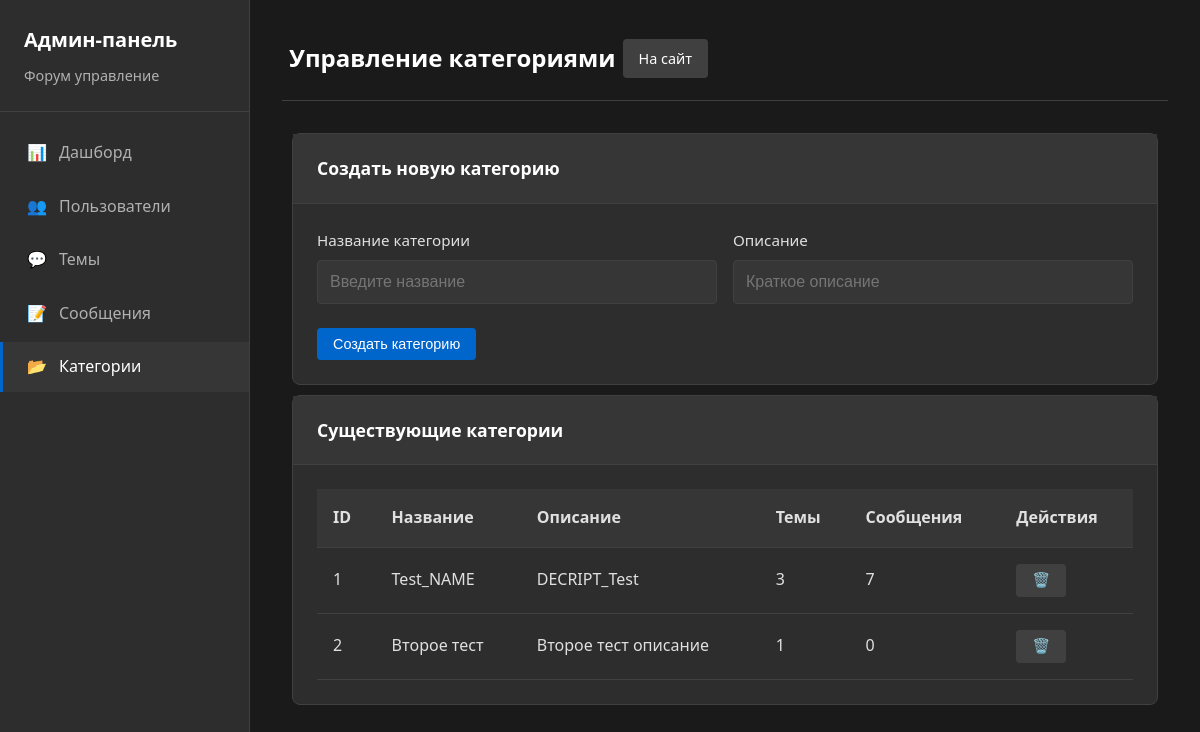
Page /admin/categories (signed in) on the earlier database version.
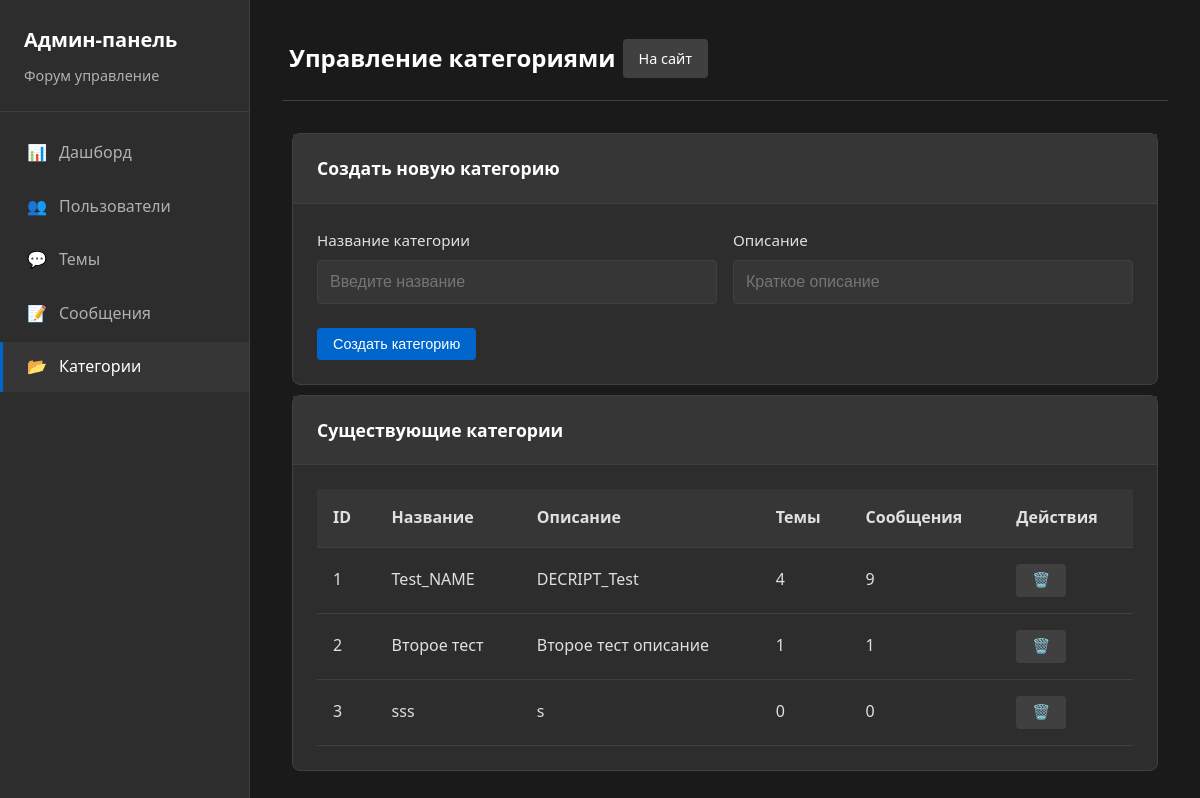
Same page on the later database version.
### app3.py (models this page shows, shortened)
class Category(db.Model):
    __tablename__ = 'categories'
    id = db.Column(db.Integer, primary_key=True)
    user_id = db.Column(db.Integer, db.ForeignKey('users.id'), nullable=False)
    name = db.Column(db.String(100), nullable=False)
    description = db.Column(db.Text)
    created_at = db.Column(db.DateTime, default=datetime.now().replace(microsecond=0))
    topics = db.relationship('Topic', backref='category', lazy=True, cascade='all, delete-orphan')

### app3.py (the view, shortened to what this page needs)
@app.route('/admin/categories', methods=['GET', 'POST'])
@admin_required
def admin_categories():
    categories = Category.query.all()
    for categories_id in categories:
        categories_id.topic_count = len(Topic.query.filter(Topic.category_id==categories_id.id).all())
        post_all = Topic.query.filter(Topic.category_id==categories_id.id).all()
        categories_id.post_count = 0
        for post_id in post_all:
            number = len(Post.query.filter(Post.topic_id==post_id.id).all())
            categories_id.post_count = categories_id.post_count + number
    return render_template('admin/admin_categories.html', categories=categories)

### app3.py (called while the page is built)
def admin_required(f):
    @wraps(f)
    def decorated_function(*args, **kwargs):
        if 'user_id' not in session:
            print('Не зашел')
            return redirect(url_for('index'))
        admin = User.query.get(1)
        if admin.username == session['username']:
            session['admin'] = True
        else:
            print(admin)
            print('Не админ')
            return redirect(url_for('index'))
        return f(*args, **kwargs)
    return decorated_function

### templates/admin/admin_categories.html (shortened to what this page needs)
{% extends "admin/admin_base.html" %}
{% block admin_page_title %}Управление категориями{% endblock %}
{% block admin_content %}
<div class="admin-card">
    <div class="admin-card-header">
        <h3 class="admin-card-title">Создать новую категорию</h3>
    </div>
    <div class="admin-card-body">
        <form method="POST">
            <div class="flex gap-4">
                <div style="flex: 1;">
                    <div class="admin-form-group">
                        <label class="admin-form-label">Название категории</label>
                        <input type="text" class="admin-form-input" placeholder="Введите название", name='name'>
                    </div>
                </div>
                <div style="flex: 1;">
                    <div class="admin-form-group">
                        <label class="admin-form-label">Описание</label>
                        <input type="text" class="admin-form-input" placeholder="Краткое описание", name='description'>
                    </div>
                </div>
            </div>
            <div class="flex gap-2">
                <button type="submit" class="btn btn-primary">Создать категорию</button>
            </div>
        </form>
    </div>
</div>
<div class="admin-card">
    <div class="admin-card-header">
        <h3 class="admin-card-title">Существующие категории</h3>
    </div>
    <div class="admin-card-body">
        <table class="admin-table">
            <thead>
                <tr>
                    <th>ID</th>
                    <th>Название</th>
                    <th>Описание</th>
                    <th>Темы</th>
                    <th>Сообщения</th>
                    <th>Действия</th>
                </tr>
            </thead>
            <tbody>
                {% for category in categories %}
                <tr>
                    <td>{{ category.id }}</td>
                    <td>
                        <a href="#" style="color: #e0e0e0; text-decoration: none;">
                            {{ category.name }}
                        </a>
                    </td>
                    <td>{{ category.description }}</td>
                    <td>{{ category.topic_count }}</td>
                    <td>{{ category.post_count }}</td>
                    <td>
                        <div class="admin-table-actions">
                                        <form method="POST" style="display: inline;">
                                            <button class='btn' type="submit" class="btn btn-danger"
                                                    onclick="return confirm('Удалить категорию: {{ category.id }}?')">🗑️</button>
                                        </form>
                        </div>
                    </td>
                </tr>
                {% endfor %}
            </tbody>
        </table>
    </div>
</div>
{% endblock %}

### templates/admin/admin_base.html (shortened to what this page needs)
<!DOCTYPE html>
<html lang="ru">
<head>
    <link rel="stylesheet" href="{{ url_for('static', filename='css/styles.css') }}">
    <link rel="stylesheet" href="{{ url_for('static', filename='css/admin.css') }}">
</head>
<body>
    <div class="admin-container">
        <aside class="admin-sidebar" id="adminSidebar">
            <div class="admin-sidebar-header">
                <div class="admin-sidebar-title">Админ-панель</div>
                <div class="admin-sidebar-subtitle">Форум управление</div>
            </div>
            <nav>
                <ul class="admin-nav">
                    <li class="admin-nav-item">
                        <a href="{{ url_for('admin_dashboard') }}" class="admin-nav-link {% if request.endpoint == 'admin_dashboard' %}active{% endif %}">
                            <span class="admin-nav-icon">📊</span>
                            Дашборд
                        </a>
                    </li>
                    <li class="admin-nav-item">
                        <a href="{{ url_for('admin_users') }}" class="admin-nav-link {% if request.endpoint == 'admin_users' %}active{% endif %}">
                            <span class="admin-nav-icon">👥</span>
                            Пользователи
                        </a>
                    </li>
                    <li class="admin-nav-item">
                        <a href="{{ url_for('admin_topics') }}" class="admin-nav-link {% if request.endpoint == 'admin_topics' %}active{% endif %}">
                            <span class="admin-nav-icon">💬</span>
                            Темы
                        </a>
                    </li>
                    <li class="admin-nav-item">
                        <a href="{{ url_for('admin_posts') }}" class="admin-nav-link {% if request.endpoint == 'admin_posts' %}active{% endif %}">
                            <span class="admin-nav-icon">📝</span>
                            Сообщения
                        </a>
                    </li>
                    <li class="admin-nav-item">
                        <a href="{{ url_for('admin_categories') }}" class="admin-nav-link {% if request.endpoint == 'admin_categories' %}active{% endif %}">
                            <span class="admin-nav-icon">📂</span>
                            Категории
                        </a>
                    </li>
                </ul>
            </nav>
        </aside>
        <main class="admin-main">
            <header class="admin-header">
                <div>
                    <h1 class="admin-header-title">{% block admin_page_title %}Дашборд{% endblock %}</h1>
                </div>
                <div class="admin-header-actions">
                    <a href="{{ url_for('index') }}" class="btn" target="_blank">На сайт</a>
                </div>
            </header>
            {% block admin_content %}{% endblock %}
        </main>
    </div>
</body>
</html>

### static/css/styles.css (style rules this page uses)
* { margin: 0; padding: 0; box-sizing: border-box; }
body { font-family: 'Segoe UI', Tahoma, Geneva, Verdana, sans-serif; background-color: #1a1a1a; color: #e0e0e0; line-height: 1.6; }
.btn { display: inline-block; padding: 0.5rem 1rem; background-color: #404040; color: #ffffff; text-decoration: none; border: none; border-radius: 4px; cursor: pointer; transition: background-color 0.3s; font-size: 0.9rem; }
.btn-primary { background-color: #0066cc; }
.flex { display: flex; }
.gap-4 { gap: 1rem; }

### static/css/admin.css (style rules this page uses)
.admin-container { display: flex; min-height: 100vh; background-color: #1a1a1a; }
.admin-sidebar { width: 250px; background-color: #2d2d2d; border-right: 1px solid #404040; padding: 1.5rem 0; position: fixed; height: 100vh; overflow-y: auto; }
.admin-sidebar-header { padding: 0 1.5rem 1.5rem; border-bottom: 1px solid #404040; margin-bottom: 1rem; }
.admin-sidebar-title { color: #ffffff; font-size: 1.25rem; font-weight: bold; margin-bottom: 0.5rem; }
.admin-sidebar-subtitle { color: #b0b0b0; font-size: 0.9rem; }
.admin-nav { list-style: none; }
.admin-nav-item { margin-bottom: 0.25rem; }
.admin-nav-link { display: flex; align-items: center; padding: 0.75rem 1.5rem; color: #b0b0b0; text-decoration: none; transition: all 0.3s; border-left: 3px solid transparent; }
.admin-nav-link.active { background-color: #363636; color: #ffffff; border-left-color: #0066cc; }
.admin-nav-icon { margin-right: 0.75rem; width: 20px; text-align: center; }
.admin-main { flex: 1; margin-left: 250px; padding: 2rem; }
.admin-header { display: flex; justify-content: between; align-items: center; margin-bottom: 2rem; padding-bottom: 1rem; border-bottom: 1px solid #404040; }
.admin-header-title { color: #ffffff; font-size: 1.5rem; font-weight: bold; margin: 7px; }
.admin-header-actions { display: flex; gap: 1rem; }
.admin-card { background-color: #2d2d2d; border: 1px solid #404040; border-radius: 8px; margin-bottom: 1.5rem; margin: 10PX; }
.admin-card-header { padding: 1.25rem 1.5rem; border-bottom: 1px solid #404040; background-color: #363636; display: flex; justify-content: between; align-items: center; }
.admin-card-title { color: #ffffff; font-size: 1.1rem; font-weight: 600; }
.admin-card-body { padding: 1.5rem; }
.admin-table { width: 100%; border-collapse: collapse; background-color: #2d2d2d; }
.admin-table th { background-color: #363636; color: #e0e0e0; padding: 1rem; text-align: left; font-weight: 600; border-bottom: 1px solid #404040; }
.admin-table td { padding: 1rem; border-bottom: 1px solid #404040; color: #e0e0e0; }
.admin-table-actions { display: flex; gap: 0.5rem; }
.admin-form-group { margin-bottom: 1.5rem; }
.admin-form-label { display: block; margin-bottom: 0.5rem; color: #e0e0e0; font-weight: 500; font-size: 0.95rem; }
.admin-form-input { width: 100%; padding: 0.75rem; background-color: #363636; border: 1px solid #404040; border-radius: 4px; color: #e0e0e0; font-size: 1rem; transition: border-color 0.3s; }

Differences in the rows shown:
computed for Category "Test_NAME": topic_count "3" → "4"; post_count "7" → "9"
computed for Category "Второе тест": post_count "0" → "1"
added Category: id "3", name "sss", description "s", topic_count "0", post_count "0"
